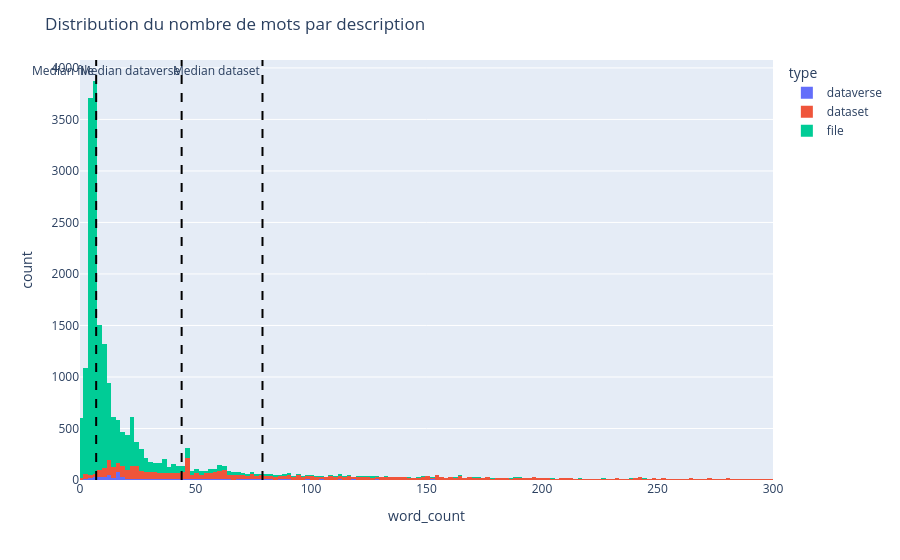

Notebook code for this chart:
### Code cell
# do the same thing for word count
max_x = int(df_description_1['word_count'].max())

# Create the histogram
fig = px.histogram(df_description_1, x='word_count', nbins=int(max_x), color='type')

# Zoom to description lengths below 500 characters
fig.update_xaxes(range=[0, 300])

# Calculate the median description length for each type
medians = df_description_1.groupby('type')['word_count'].median()

# Add a vertical line for each type's median
for file_type, median in medians.items():
    fig.add_vline(x=median, line_dash='dash', line_color='black', annotation_text=f"Median {file_type}", 
                  annotation_position="top left")

fig.update_layout(title="Distribution du nombre de mots par description")

# Show the figure
fig.show()

### Figure 1 — Plotly figure (JSON) as saved in the notebook; plotly's stock layout.template omitted (floating-point values rounded to 4 significant figures; data arrays with more than 128 entries replaced by an {"elided": "..."} marker saying what was removed)
{"data": [{"alignmentgroup": "True", "bingroup": "x", "hovertemplate": "type=dataverse<br>word_count=%{x}<br>count=%{y}<extra></extra>", "legendgroup": "dataverse", "marker": {"color": "#636efa", "pattern": {"shape": ""}}, "name": "dataverse", "nbinsx": 2635, "offsetgroup": "dataverse", "orientation": "v", "showlegend": true, "type": "histogram", "x": {"elided": "805 int values"}, "xaxis": "x", "yaxis": "y"}, {"alignmentgroup": "True", "bingroup": "x", "hovertemplate": "type=dataset<br>word_count=%{x}<br>count=%{y}<extra></extra>", "legendgroup": "dataset", "marker": {"color": "#EF553B", "pattern": {"shape": ""}}, "name": "dataset", "nbinsx": 2635, "offsetgroup": "dataset", "orientation": "v", "showlegend": true, "type": "histogram", "x": {"elided": "5496 int values"}, "xaxis": "x", "yaxis": "y"}, {"alignmentgroup": "True", "bingroup": "x", "hovertemplate": "type=file<br>word_count=%{x}<br>count=%{y}<extra></extra>", "legendgroup": "file", "marker": {"color": "#00cc96", "pattern": {"shape": ""}}, "name": "file", "nbinsx": 2635, "offsetgroup": "file", "orientation": "v", "showlegend": true, "type": "histogram", "x": {"elided": "16839 int values"}, "xaxis": "x", "yaxis": "y"}], "layout": {"annotations": [{"showarrow": false, "text": "Median dataset", "x": 79, "xanchor": "right", "xref": "x", "y": 1, "yanchor": "top", "yref": "y domain"}, {"showarrow": false, "text": "Median dataverse", "x": 44, "xanchor": "right", "xref": "x", "y": 1, "yanchor": "top", "yref": "y domain"}, {"showarrow": false, "text": "Median file", "x": 7, "xanchor": "right", "xref": "x", "y": 1, "yanchor": "top", "yref": "y domain"}], "barmode": "relative", "legend": {"title": {"text": "type"}, "tracegroupgap": 0}, "margin": {"t": 60}, "shapes": [{"line": {"color": "black", "dash": "dash"}, "type": "line", "x0": 79, "x1": 79, "xref": "x", "y0": 0, "y1": 1, "yref": "y domain"}, {"line": {"color": "black", "dash": "dash"}, "type": "line", "x0": 44, "x1": 44, "xref": "x", "y0": 0, "y1": 1, "yref": "y domain"}, {"line": {"color": "black", "dash": "dash"}, "type": "line", "x0": 7, "x1": 7, "xref": "x", "y0": 0, "y1": 1, "yref": "y domain"}], "title": {"text": "Distribution du nombre de mots par description"}, "xaxis": {"anchor": "y", "domain": [0, 1], "range": [0, 300], "title": {"text": "word_count"}}, "yaxis": {"anchor": "x", "domain": [0, 1], "title": {"text": "count"}}}}
